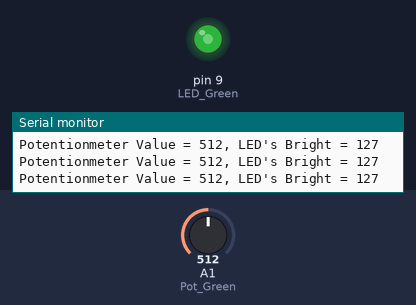
A sketch run on a simulated Arduino Uno, built with avr-gcc and run on an emulated ATmega328P. Shown: output pins drawn as LEDs (lit = HIGH), the last lines printed to the serial monitor. The test bench sets the inputs (shaded band); at power-on: A1 (Pot_Green) = 512.

Above: at 1.2 s.
1.3 s: A1 (Pot_Green) set to 420
At 1.7 s:
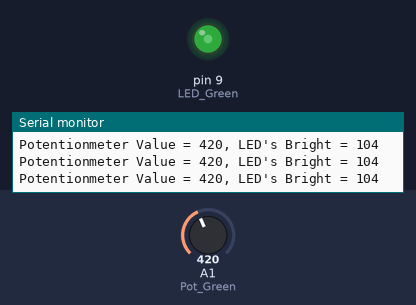
4.3 s: A1 (Pot_Green) set to 391
At 5.0 s:
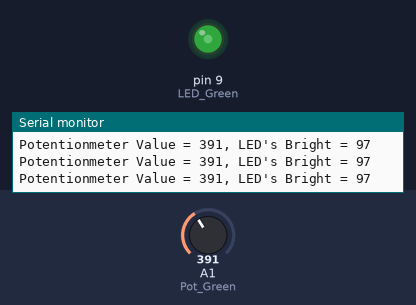
7.3 s: A1 (Pot_Green) set to 716
At 7.8 s:
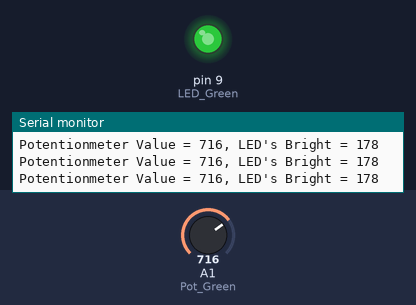
8.8 s: A1 (Pot_Green) set to 122
At 10.0 s:
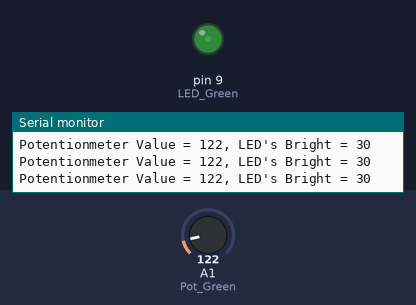
10.3 s: A1 (Pot_Green) set to 106
At 11.8 s:
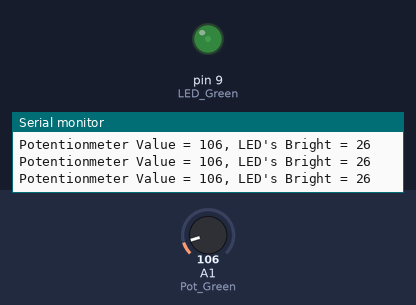
13.3 s: A1 (Pot_Green) set to 91
At 14.5 s:
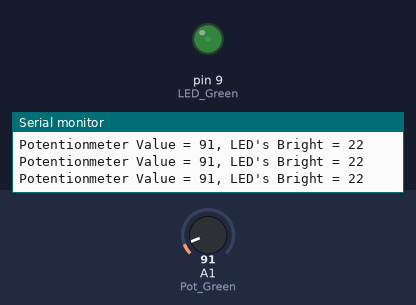
Timing chart, 0 to 16.3 s (numbered marks = the images above; inputs shaded):
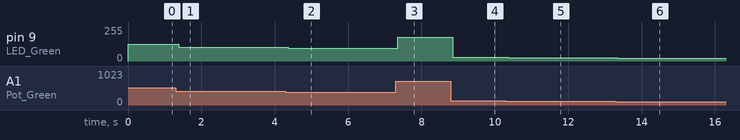

The sketch:

Potentionmeter.ino
```cpp
int LED_Green = 9;
int Pot_Green = A1;
int val_Sensor_Green = 0;
int val_Output_Green = 0;

void setup() {
  pinMode(LED_Green, OUTPUT);
  pinMode(Pot_Green, INPUT);
  Serial.begin(9600);
}
void loop() {
  val_Sensor_Green = analogRead(Pot_Green);
  val_Output_Green = map(val_Sensor_Green, 0, 1023, 0, 255);
  Serial.print("Potentionmeter Value = ");
  Serial.print(val_Sensor_Green);
  Serial.print(", LED's Bright = ");
  Serial.println(val_Output_Green);
  analogWrite(LED_Green, val_Output_Green);
  delay(10);
}
```

Measured:
- after the input at 1.3 s, pin 9 (LED_Green): 127/255 → 104/255 after 0.08 s
- after the input at 4.3 s, pin 9 (LED_Green): 104/255 → 97/255 after 0.07 s
- after the input at 7.3 s, pin 9 (LED_Green): 97/255 → 178/255 after 0.06 s
- after the input at 8.8 s, pin 9 (LED_Green): 178/255 → 30/255 after 0.05 s
- after the input at 10.3 s, pin 9 (LED_Green): 30/255 → 26/255 after 0.07 s
- after the input at 13.3 s, pin 9 (LED_Green): 26/255 → 22/255 after 0.05 s
